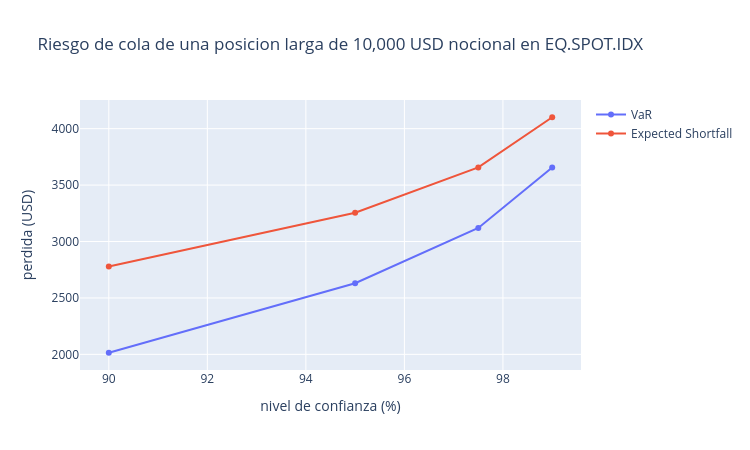

Here is the notebook cell this chart was saved with:
### Markdown cell above
## 4. VaR y Expected Shortfall de una posicion larga, por nivel de confianza

`PayoffPnlDistributionP` devuelve `.scalar`=PnL esperado, `.primary[0]`=VaR y
`.secondary[0]`=Expected Shortfall al nivel `confidence` pedido -- ES siempre al menos tan
severo como VaR (misma cola, un promedio en vez de un percentil).

### Code cell
notional = 10_000.0
pnl_contract = qd.when(T_HORIZON, qd.cashflow("USD", notional * (qd.fixing(OBS, T_HORIZON) / S0 - 1.0)))
pnl_trade = qd.PayoffProduct(id="PNL", contract=pnl_contract)

confidences = [0.90, 0.95, 0.975, 0.99]
vars_, ess = [], []
for conf in confidences:
    r = eng.price(pnl_trade, model_p, market, [("PayoffPnlDistributionP", {"confidence": conf})])["PayoffPnlDistributionP"]
    vars_.append(r.primary[0])
    ess.append(r.secondary[0])
    if conf == 0.95:
        expected_pnl = r.scalar

fig = go.Figure()
fig.add_trace(go.Scatter(x=[c * 100 for c in confidences], y=vars_, mode="lines+markers", name="VaR"))
fig.add_trace(go.Scatter(x=[c * 100 for c in confidences], y=ess, mode="lines+markers", name="Expected Shortfall"))
fig.update_layout(
    title=f"Riesgo de cola de una posicion larga de {notional:,.0f} USD nocional en {OBS}",
    xaxis_title="nivel de confianza (%)",
    yaxis_title="perdida (USD)",
    height=450, width=750,
)
fig.show()

analytic_mean = notional * (math.exp(MU * T_HORIZON) - 1.0)
print(f"PnL esperado (motor): {expected_pnl:,.1f}   analitico E_P: {analytic_mean:,.1f}")
for conf, v, e in zip(confidences, vars_, ess):
    print(f"confianza={conf:.1%}  VaR={v:>10,.1f}  ES={e:>10,.1f}")

### Figure 1 — Plotly figure (JSON) as saved in the notebook; plotly's stock layout.template omitted (floating-point values rounded to 4 significant figures)
{"data": [{"mode": "lines+markers", "name": "VaR", "type": "scatter", "x": [90.0, 95.0, 97.5, 99.0], "y": [2014.0, 2631.0, 3120.0, 3656.0]}, {"mode": "lines+markers", "name": "Expected Shortfall", "type": "scatter", "x": [90.0, 95.0, 97.5, 99.0], "y": [2778.0, 3256.0, 3657.0, 4101.0]}], "layout": {"height": 450, "title": {"text": "Riesgo de cola de una posicion larga de 10,000 USD nocional en EQ.SPOT.IDX"}, "width": 750, "xaxis": {"title": {"text": "nivel de confianza (%)"}}, "yaxis": {"title": {"text": "perdida (USD)"}}}}
